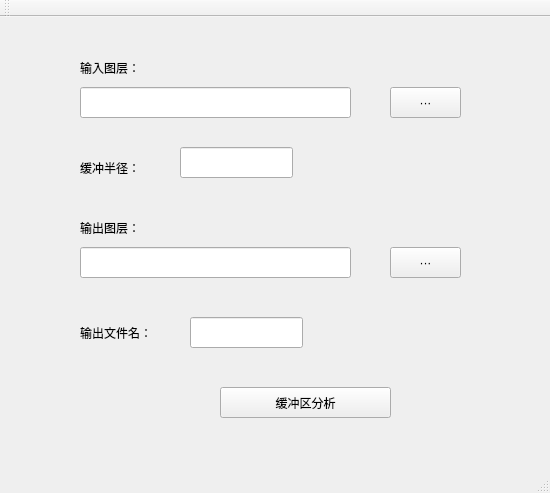
<?xml version="1.0" encoding="UTF-8"?>
<ui version="4.0">
 <class>BufferClass</class>
 <widget class="QMainWindow" name="BufferClass">
  <property name="geometry">
   <rect>
    <x>0</x>
    <y>0</y>
    <width>550</width>
    <height>493</height>
   </rect>
  </property>
  <property name="windowTitle">
   <string>Buffer</string>
  </property>
  <widget class="QWidget" name="centralWidget">
   <widget class="QLineEdit" name="lineEditFilename">
    <property name="geometry">
     <rect>
      <x>190</x>
      <y>300</y>
      <width>113</width>
      <height>31</height>
     </rect>
    </property>
   </widget>
   <widget class="QLabel" name="labelRadius">
    <property name="geometry">
     <rect>
      <x>80</x>
      <y>130</y>
      <width>91</width>
      <height>41</height>
     </rect>
    </property>
    <property name="text">
     <string>缓冲半径：</string>
    </property>
   </widget>
   <widget class="QLineEdit" name="lineEditOutput">
    <property name="geometry">
     <rect>
      <x>80</x>
      <y>230</y>
      <width>271</width>
      <height>31</height>
     </rect>
    </property>
   </widget>
   <widget class="QLabel" name="labelOutput">
    <property name="geometry">
     <rect>
      <x>80</x>
      <y>190</y>
      <width>91</width>
      <height>41</height>
     </rect>
    </property>
    <property name="text">
     <string>输出图层：</string>
    </property>
   </widget>
   <widget class="QPushButton" name="pushButtonOutput">
    <property name="geometry">
     <rect>
      <x>390</x>
      <y>230</y>
      <width>71</width>
      <height>31</height>
     </rect>
    </property>
    <property name="text">
     <string>···</string>
    </property>
   </widget>
   <widget class="QLabel" name="labelFilename">
    <property name="geometry">
     <rect>
      <x>80</x>
      <y>300</y>
      <width>81</width>
      <height>31</height>
     </rect>
    </property>
    <property name="text">
     <string>输出文件名：</string>
    </property>
   </widget>
   <widget class="QPushButton" name="pushButtonInput">
    <property name="geometry">
     <rect>
      <x>390</x>
      <y>70</y>
      <width>71</width>
      <height>31</height>
     </rect>
    </property>
    <property name="text">
     <string>···</string>
    </property>
   </widget>
   <widget class="QLabel" name="labelInput">
    <property name="geometry">
     <rect>
      <x>80</x>
      <y>30</y>
      <width>91</width>
      <height>41</height>
     </rect>
    </property>
    <property name="text">
     <string>输入图层：</string>
    </property>
   </widget>
   <widget class="QPushButton" name="pushButtonOK">
    <property name="geometry">
     <rect>
      <x>220</x>
      <y>370</y>
      <width>171</width>
      <height>31</height>
     </rect>
    </property>
    <property name="text">
     <string>缓冲区分析</string>
    </property>
   </widget>
   <widget class="QLineEdit" name="lineEditRadius">
    <property name="geometry">
     <rect>
      <x>180</x>
      <y>130</y>
      <width>113</width>
      <height>31</height>
     </rect>
    </property>
   </widget>
   <widget class="QLineEdit" name="lineEditInput">
    <property name="geometry">
     <rect>
      <x>80</x>
      <y>70</y>
      <width>271</width>
      <height>31</height>
     </rect>
    </property>
   </widget>
  </widget>
  <widget class="QMenuBar" name="menuBar">
   <property name="geometry">
    <rect>
     <x>0</x>
     <y>0</y>
     <width>550</width>
     <height>26</height>
    </rect>
   </property>
  </widget>
  <widget class="QToolBar" name="mainToolBar">
   <attribute name="toolBarArea">
    <enum>TopToolBarArea</enum>
   </attribute>
   <attribute name="toolBarBreak">
    <bool>false</bool>
   </attribute>
  </widget>
  <widget class="QStatusBar" name="statusBar"/>
 </widget>
 <layoutdefault spacing="6" margin="11"/>
 <resources/>
 <connections/>
</ui>
